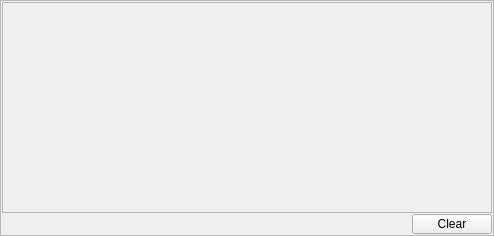
<?xml version="1.0" encoding="UTF-8"?>
<ui version="4.0">
 <class>TxWindow</class>
 <widget class="QFrame" name="TxWindow">
  <property name="geometry">
   <rect>
    <x>0</x>
    <y>0</y>
    <width>494</width>
    <height>236</height>
   </rect>
  </property>
  <property name="windowTitle">
   <string>Frame</string>
  </property>
  <property name="frameShape">
   <enum>QFrame::StyledPanel</enum>
  </property>
  <property name="frameShadow">
   <enum>QFrame::Raised</enum>
  </property>
  <layout class="QGridLayout" name="gridLayout">
   <property name="margin">
    <number>1</number>
   </property>
   <property name="spacing">
    <number>1</number>
   </property>
   <item row="1" column="1">
    <widget class="QPushButton" name="clearWindow">
     <property name="maximumSize">
      <size>
       <width>16777215</width>
       <height>20</height>
      </size>
     </property>
     <property name="text">
      <string>Clear</string>
     </property>
    </widget>
   </item>
   <item row="1" column="0">
    <spacer name="horizontalSpacer">
     <property name="orientation">
      <enum>Qt::Horizontal</enum>
     </property>
     <property name="sizeHint" stdset="0">
      <size>
       <width>383</width>
       <height>20</height>
      </size>
     </property>
    </spacer>
   </item>
   <item row="0" column="0" colspan="2">
    <widget class="QScrollArea" name="txArea">
     <property name="horizontalScrollBarPolicy">
      <enum>Qt::ScrollBarAsNeeded</enum>
     </property>
     <property name="widgetResizable">
      <bool>true</bool>
     </property>
     <widget class="QWidget" name="txLines">
      <property name="geometry">
       <rect>
        <x>0</x>
        <y>0</y>
        <width>484</width>
        <height>205</height>
       </rect>
      </property>
      <layout class="QVBoxLayout" name="linesLayout">
       <property name="spacing">
        <number>0</number>
       </property>
       <property name="sizeConstraint">
        <enum>QLayout::SetNoConstraint</enum>
       </property>
       <property name="margin">
        <number>0</number>
       </property>
      </layout>
     </widget>
    </widget>
   </item>
  </layout>
 </widget>
 <resources/>
 <connections>
  <connection>
   <sender>clearWindow</sender>
   <signal>clicked()</signal>
   <receiver>TxWindow</receiver>
   <slot>clearBuffers()</slot>
   <hints>
    <hint type="sourcelabel">
     <x>450</x>
     <y>222</y>
    </hint>
    <hint type="destinationlabel">
     <x>246</x>
     <y>117</y>
    </hint>
   </hints>
  </connection>
 </connections>
 <slots>
  <slot>clearBuffers()</slot>
 </slots>
</ui>
